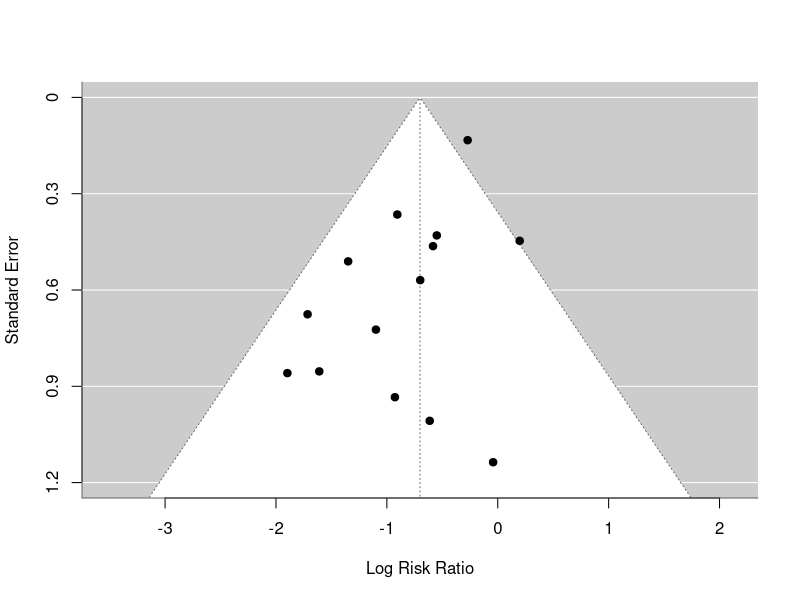
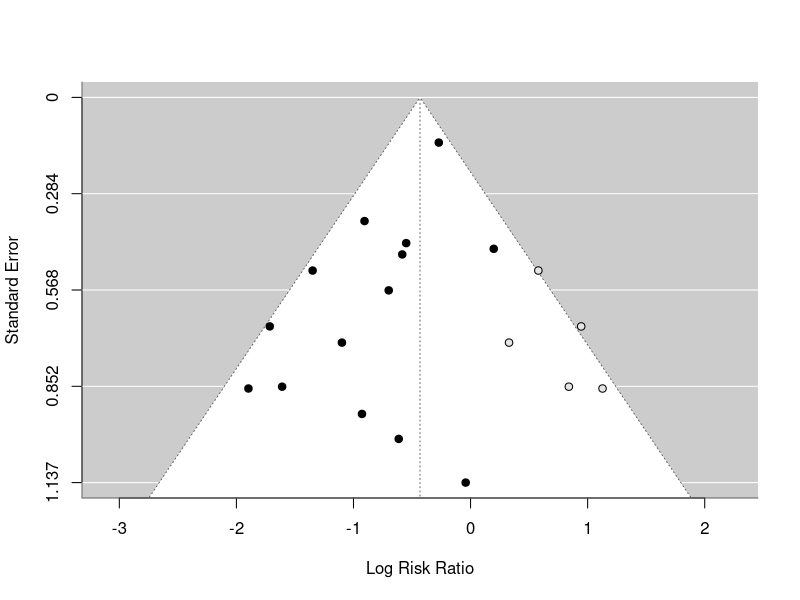
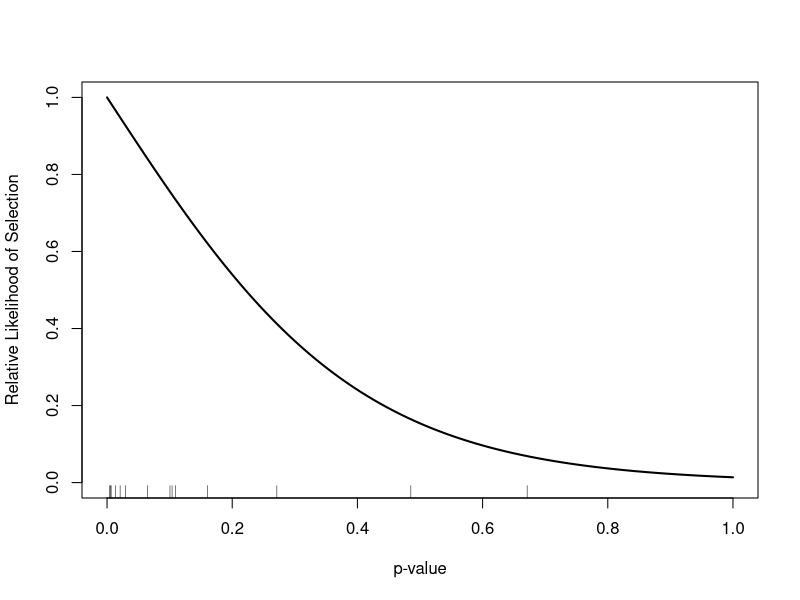
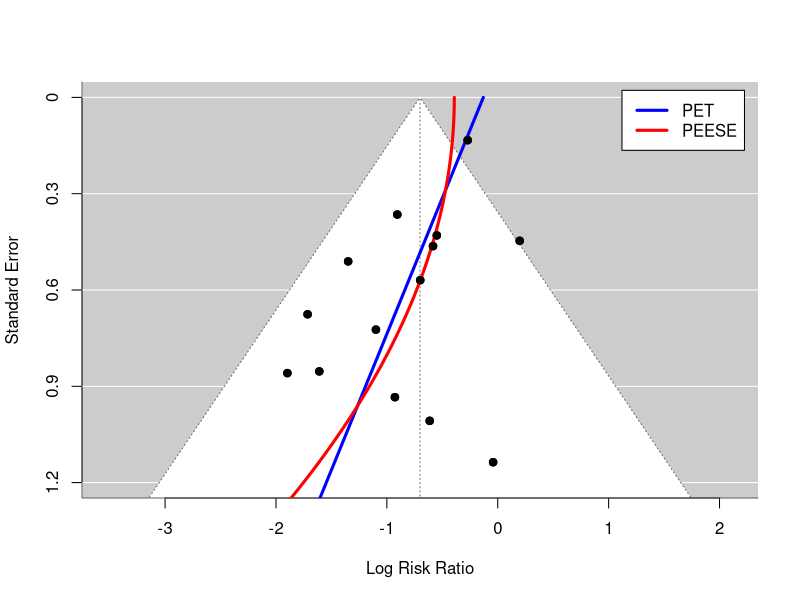
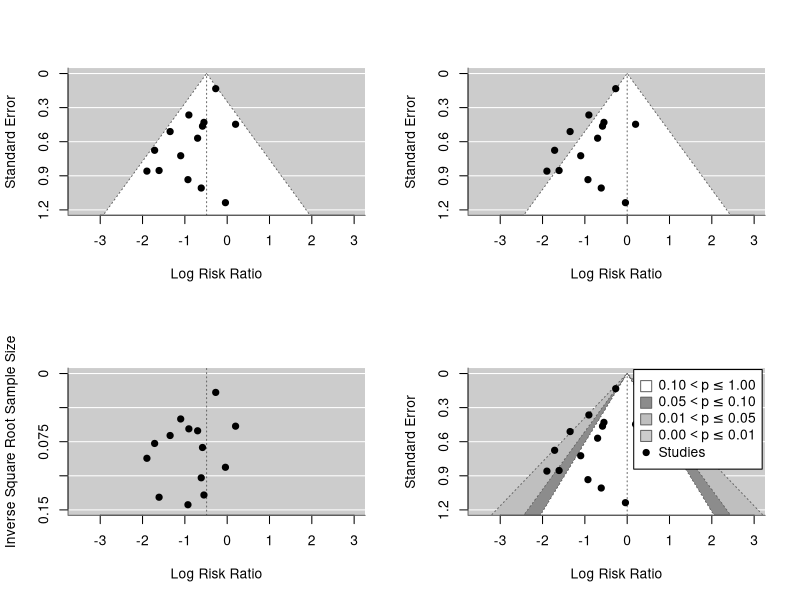

These figures' R source, in order:
############################################################################

# materials from the "Meta-Analysis with R" workshop given by Wolfgang
# Viechtbauer on February 21 (with a follow-up session on May 6), 2022, as
# part of the 2022 "Evidence Synthesis & Meta-Analysis in R Conference"
#
# workshop details: https://www.wvbauer.com/doku.php/workshop_ma_esmarconf2022
# author details:   https://www.wvbauer.com/

############################################################################

# meta-analysis on the effectiveness of intravenous magnesium treatment in acute
# myocardial infarction for reducing the risk of mortality and arrhythmias

# Sources:
#
# Teo, K. K., Yusuf, S., Collins, R., Held, P. H., & Peto, R. (1991). Effects
# of intravenous magnesium in suspected acute myocardial infarction: Overview
# of randomised trials. British Medical Journal, 303(6816), 1499-1503.
# https://doi.org/10.1136/bmj.303.6816.1499
#
# Horner, S. M. (1992). Efficacy of intravenous magnesium in acute myocardial
# infarction in reducing arrhythmias and mortality: Meta-analysis of magnesium
# in acute myocardial infarction. Circulation, 86(3), 774-779.
# https://doi.org/10.1161/01.cir.86.3.774
#
# Sterne, J. A. C., & Egger, M. (2001). Funnel plots for detecting bias in
# meta-analysis: Guidelines on choice of axis. Journal of Clinical
# Epidemiology, 54(10), 1046-1055. See Table 1 (p. 1047).
# https://doi.org/10.1016/S0895-4356(01)00377-8
#
# one of the included studies: Ceremuiynski, L., Jurgiel, R., Kulakowski, P. &
# Gebalska, J. (1989). Threatening arrhythmias in acute myocardial infarction
# are prevented by intravenous magnesium sulfate. American Heart Journal,
# 118(6), 1333-1334. https://doi.org/10.1016/0002-8703(89)90027-6

############################################################################

# load metafor package
library(metafor)

############################################################################

# for a description of the dataset, see:
help(dat.egger2001)

# copy magnesium treatment dataset to 'dat'
dat <- dat.egger2001
dat

# remove studies 8 and 16
dat <- dat[-c(8,16),]

# compute the log risk ratios (using +1/2 adjustment for all studies)
dat <- escalc(measure="RR", ai=ai, n1i=n1i,
                            ci=ci, n2i=n2i, data=dat, add=1/2, to="all")
dat

# fit random-effects model
res <- rma(yi, vi, data=dat)
res

# estimated average risk ratio (with 95% CI)
predict(res, transf=exp, digits=2)

# these results suggest that magnesium treatment leads on average to a 50%
# reduction in mortality risk; however, this contradicts the results from the
# ISIS-4 study (which included more participants than all previous studies
# combined!), which found no reduction in risk in the magnesium group

# funnel plot
funnel(res, ylim=c(0,1.2))

# failsafe-N
fsn(yi, vi, data=dat)

# regression test for funnel plot asymmetry
# meta-regression model with sqrt(vi) as predictor
dat$sei  <- sqrt(dat$vi)
res <- rma(yi, vi, mods = ~ sei, data=dat)
res

# or use the regtest() function after fitting RE model
res <- rma(yi, vi, data=dat)
regtest(res)

# trim and fill method
res <- rma(yi, vi, data=dat)
taf <- trimfill(res)
taf

# funnel plot with filled-in studies
funnel(taf)

# fit selection model (based on an equal-effects model and assuming selection
# in favor of significant negative effects)
res <- rma(yi, vi, method="EE", data=dat)
sel <- selmodel(res, type="logistic", alternative="less")
sel
plot(sel)

# PET/PEESE methods
rma(yi, vi, mods = ~ sei, data=dat)
rma(yi, vi, mods = ~ vi,  data=dat)

# or use regtest()
res <- rma(yi, vi, data=dat)
regtest(res)
regtest(res, predictor="vi")

# show funnel plot with PET/PEESE results
sav <- funnel(res, ylim=c(0,1.2))
reg <- regtest(res)
se <- seq(0, 1.3, length=100)
lines(coef(reg$fit)[1] + coef(reg$fit)[2]*se, se, lwd=3, col="blue")
reg <- regtest(res, predictor="vi")
lines(coef(reg$fit)[1] + coef(reg$fit)[2]*se^2, se, lwd=3, col="red")
legend("topright", inset=.02, legend=c("PET","PEESE"), col=c("blue","red"), lwd=3, bg="white")
points(sav$x, sav$y, pch=19)

# test of excess significance
tes(yi, vi, data=dat)

############################################################################

# funnel plot variations

# compute the total sample sizes of the studies
dat$ntotali <- dat$n1i + dat$n2i

# supply this information to rma() via 'ni' argument
res <- rma(yi, vi, ni=ntotali, method="EE", data=dat)

# four examples of other funnel plot types
par(mfrow=c(2,2))
funnel(res, xlim=c(-3.5,3), ylim=c(0,1.2))
funnel(res, xlim=c(-3.5,3), ylim=c(0,1.2), refline=0)
funnel(res, xlim=c(-3.5,3), ylim=c(0,.15), yaxis="sqrtninv")
funnel(res, xlim=c(-3.5,3), ylim=c(0,1.2), refline=0,
       level=c(90, 95, 99), shade=c("white", "gray55", "gray75"), legend=TRUE)

############################################################################
